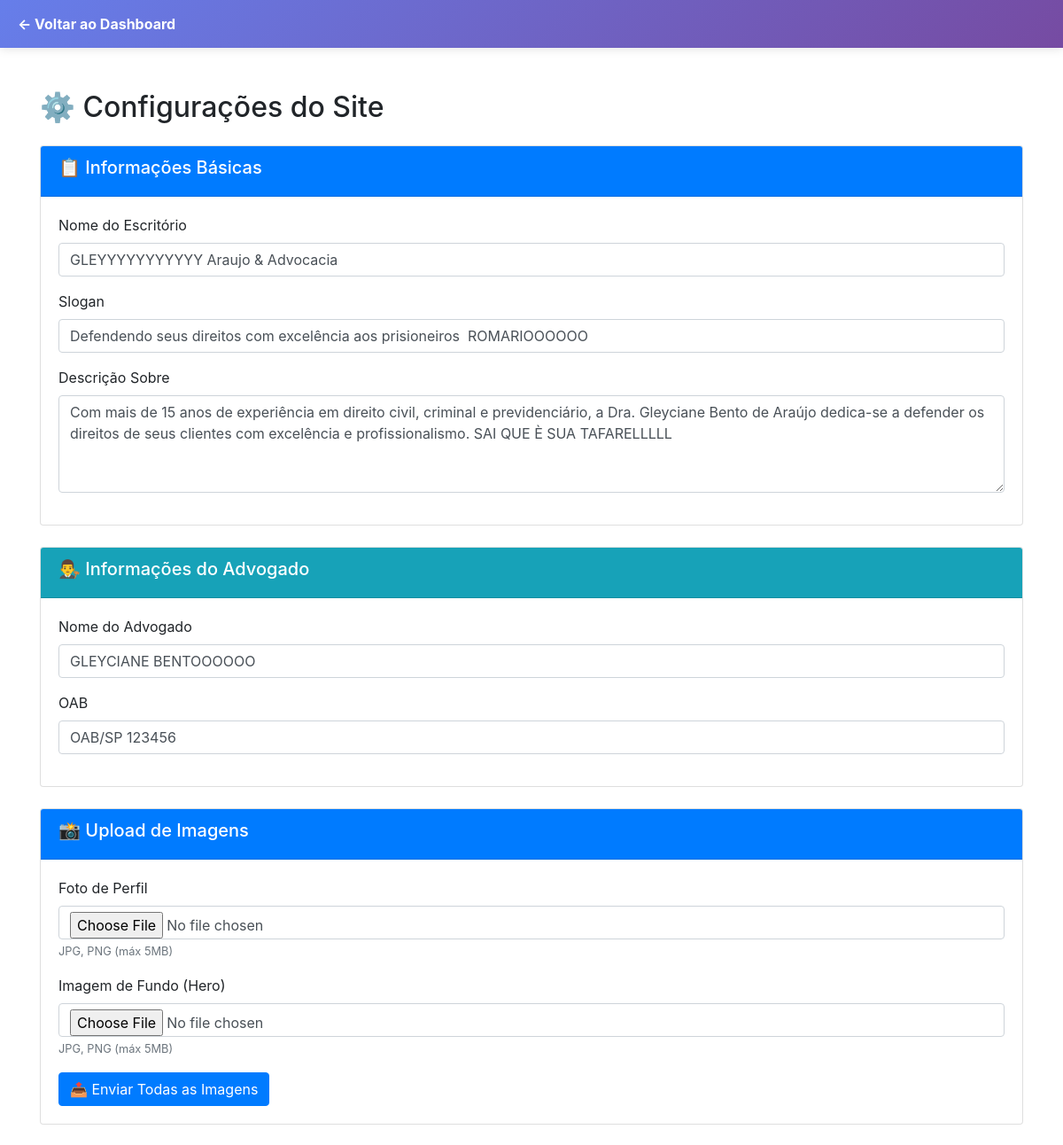
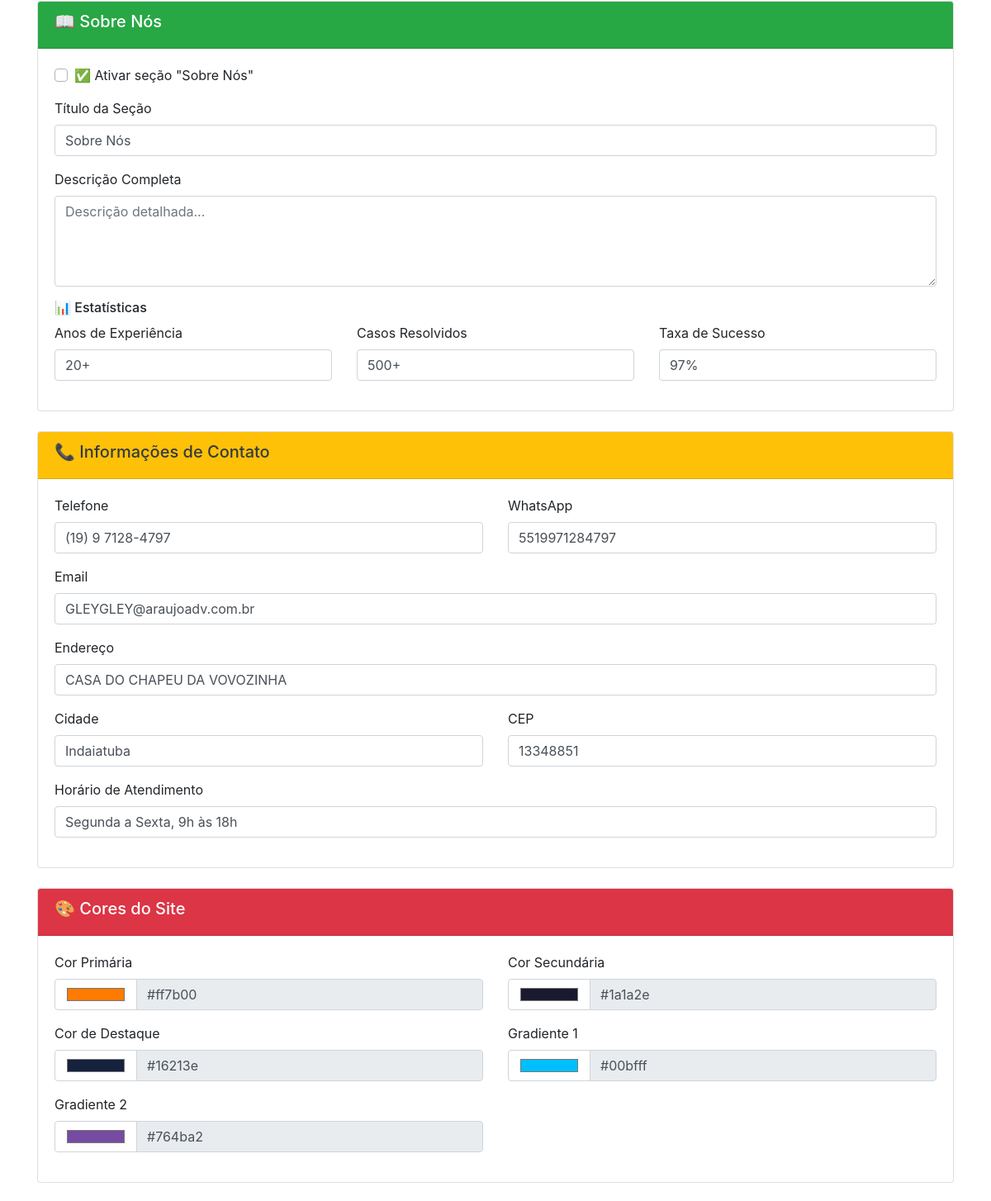
The app's page /admin/configuracoes (signed in, upper part), older data (2 pictures, top to bottom).
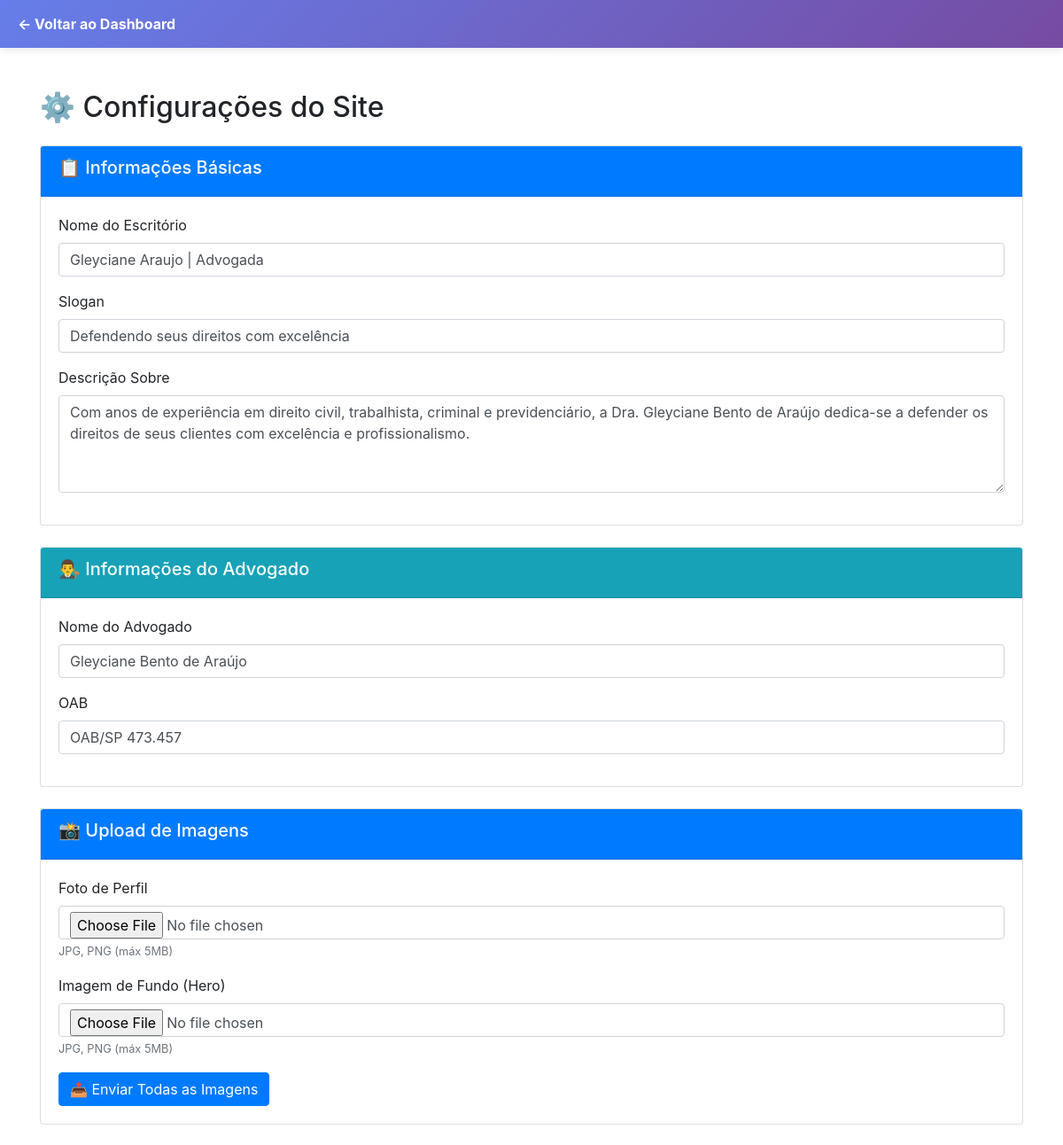
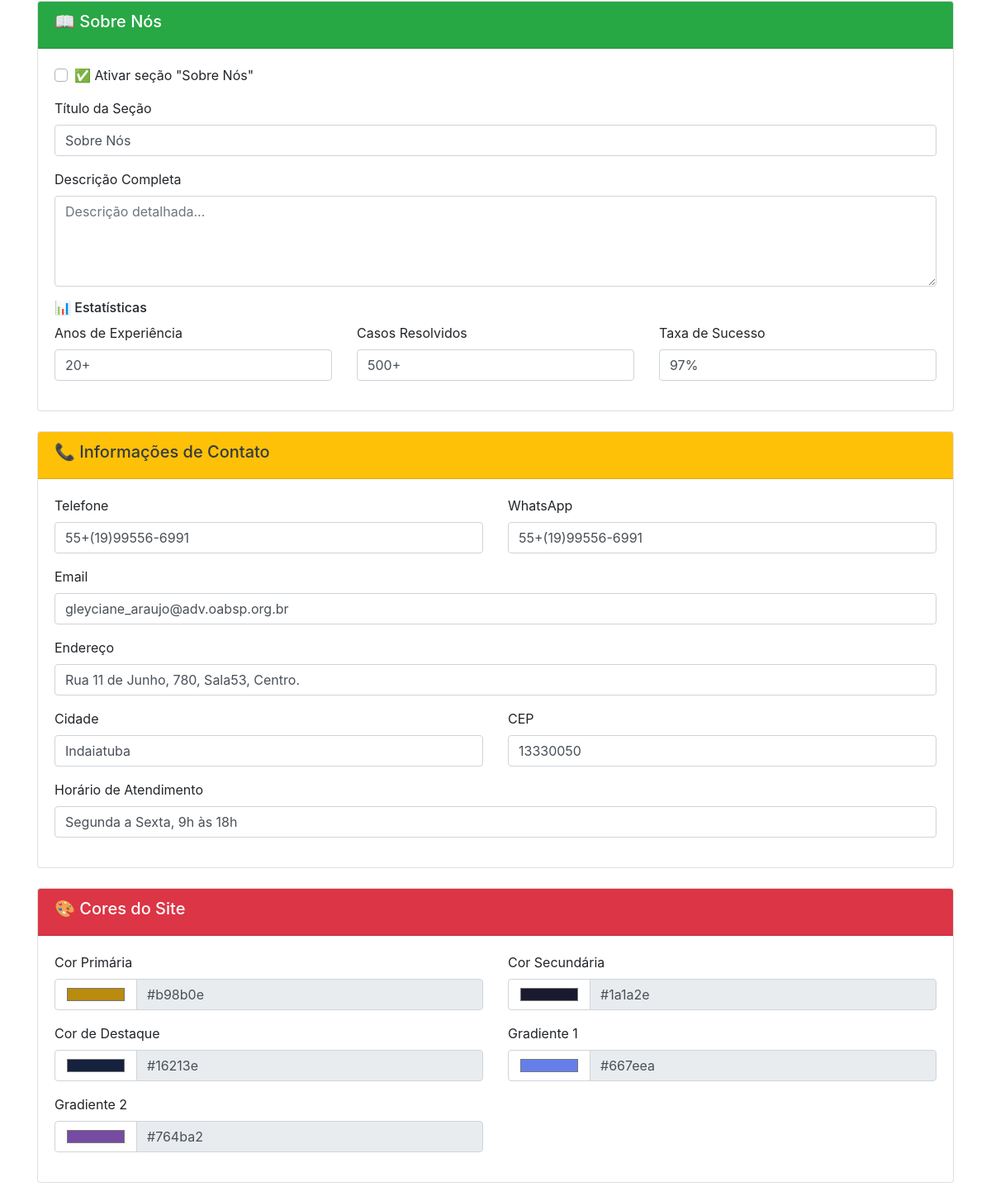
The same page, newer data (2 pictures, top to bottom).
### models.py (models this page shows)
class SiteConfig(db.Model):
    __tablename__ = 'site_config'
    id = db.Column(db.Integer, primary_key=True)
    nome_escritorio = db.Column(db.String(255), default='')
    slogan = db.Column(db.String(255), default='')
    descricao_sobre = db.Column(db.Text, default='')
    instagram = db.Column(db.String(255), default='')
    facebook = db.Column(db.String(255), default='')
    linkedin = db.Column(db.String(255), default='')
    youtube = db.Column(db.String(255), default='')
    whatsapp_link = db.Column(db.String(255), default='')
    tiktok = db.Column(db.String(255), default='')
    twitter = db.Column(db.String(255), default='')
    pinterest = db.Column(db.String(255), default='')
    telegram = db.Column(db.String(255), default='')
    github = db.Column(db.String(255), default='')
    snapchat = db.Column(db.String(255), default='')
    twitch = db.Column(db.String(255), default='')
    discord = db.Column(db.String(255), default='')
    reddit = db.Column(db.String(255), default='')
    medium = db.Column(db.String(255), default='')
    site_customizado_1_nome = db.Column(db.String(100), default='')
    site_customizado_1_url = db.Column(db.String(255), default='')
    site_customizado_2_nome = db.Column(db.String(100), default='')
    site_customizado_2_url = db.Column(db.String(255), default='')
    site_customizado_3_nome = db.Column(db.String(100), default='')
    site_customizado_3_url = db.Column(db.String(255), default='')
    atualizado_em = db.Column(db.DateTime, default=datetime.utcnow, onupdate=datetime.utcnow)
    nome_escritorio = db.Column(db.String(200), default="Silva & Associados Advocacia")
    slogan = db.Column(db.String(300), default="Defendendo seus direitos com excelência")
    descricao_sobre = db.Column(db.Text, default="")
    nome_advogado = db.Column(db.String(200), default="Dr. João Silva")
    oab = db.Column(db.String(100), default="OAB/SP 123.456")
    foto_perfil = db.Column(db.String(200), default="perfil.jpg")
    telefone = db.Column(db.String(50), default="(11) 98765-4321")
    whatsapp = db.Column(db.String(50), default="5511987654321")
    email = db.Column(db.String(100), default="contato@escritorio.com")
    endereco = db.Column(db.String(300), default="")
    cidade = db.Column(db.String(100), default="São Paulo - SP")
    cep = db.Column(db.String(20), default="")
    instagram = db.Column(db.String(200), default="")
    facebook = db.Column(db.String(200), default="")
    linkedin = db.Column(db.String(200), default="")
    youtube = db.Column(db.String(200), default="")
    whatsapp_link = db.Column(db.String(200), default="")
    imagem_fundo_hero = db.Column(db.String(200), default="hero-bg.jpg")
    cor_primaria = db.Column(db.String(20), default="#d4af37")
    cor_secundaria = db.Column(db.String(20), default="#1a1a2e")
    cor_destaque = db.Column(db.String(20), default="#16213e")
    cor_gradiente_1 = db.Column(db.String(20), default="#667eea")
    cor_gradiente_2 = db.Column(db.String(20), default="#764ba2")
    horario_atendimento = db.Column(db.String(100), default="Segunda a Sexta: 9h às 18h")
    tema_ativo = db.Column(db.String(50), default="moderno")
    n8n_webhook_url = db.Column(db.String(500), default="")
    criado_em = db.Column(db.DateTime, default=datetime.utcnow)
    atualizado_em = db.Column(db.DateTime, default=datetime.utcnow, onupdate=datetime.utcnow)

### app.py (the view, shortened to what this page needs)
@app.route('/admin/configuracoes', methods=['GET', 'POST'])
@login_required
def admin_config():
    config_site = SiteConfig.query.first()
    temas = Tema.query.all()
    icones_areas = ICONES_AREAS
    icones_redes = ICONES_REDES_SOCIAIS
    return render_template('admin/configuracoes.html', config=config_site, temas=temas, icones_areas=icones_areas, icones_redes=icones_redes)

### app.py (called while the page is built)
@login_manager.user_loader
def load_user(user_id):
    return User.query.get(int(user_id))

### templates/admin/configuracoes.html (shortened to what the changed rows need)
<!DOCTYPE html>
<html lang="pt-BR">
<head>
    <link rel="stylesheet" href="https://cdn.jsdelivr.net/npm/bootstrap@4.6.0/dist/css/bootstrap.min.css">
</head>
<body>
<div class="container mt-5 mb-5">
    <h2>⚙️ Configurações do Site</h2>
    <form method="POST" enctype="multipart/form-data" class="mt-4">
        <div class="card mb-4">
            <div class="card-body">
                <div class="form-group">
                    <label>Nome do Escritório</label>
                    <input type="text" name="nome_escritorio" class="form-control" value="{{ config.nome_escritorio }}" required>
                </div>
                <div class="form-group">
                    <label>Slogan</label>
                    <input type="text" name="slogan" class="form-control" value="{{ config.slogan }}">
                </div>
                <div class="form-group">
                    <label>Descrição Sobre</label>
                    <textarea name="descricao_sobre" class="form-control" rows="4">{{ config.descricao_sobre }}</textarea>
                </div>
            </div>
        </div>
        <div class="card mb-4">
            <div class="card-body">
                <div class="form-group">
                    <label>Nome do Advogado</label>
                    <input type="text" name="nome_advogado" class="form-control" value="{{ config.nome_advogado }}">
                </div>
                <div class="form-group">
                    <label>OAB</label>
                    <input type="text" name="oab" class="form-control" value="{{ config.oab }}">
                </div>
            </div>
        </div>
        <div class="card mb-4">
            <div class="card-body">
                <div class="row">
                    <div class="col-md-6">
                        <div class="form-group">
                            <label>Telefone</label>
                            <input type="text" name="telefone" class="form-control" value="{{ config.telefone }}">
                        </div>
                    </div>
                    <div class="col-md-6">
                        <div class="form-group">
                            <label>WhatsApp</label>
                            <input type="text" name="whatsapp" class="form-control" value="{{ config.whatsapp }}">
                        </div>
                    </div>
                </div>
                <div class="form-group">
                    <label>Email</label>
                    <input type="email" name="email" class="form-control" value="{{ config.email }}">
                </div>
                <div class="form-group">
                    <label>Endereço</label>
                    <input type="text" name="endereco" class="form-control" value="{{ config.endereco }}">
                </div>
                <div class="row">
                    <div class="col-md-6">
                        <div class="form-group">
                            <label>Cidade</label>
                            <input type="text" name="cidade" class="form-control" value="{{ config.cidade }}">
                        </div>
                    </div>
                    <div class="col-md-6">
                        <div class="form-group">
                            <label>CEP</label>
                            <input type="text" name="cep" class="form-control" value="{{ config.cep }}">
                        </div>
                    </div>
                </div>
                <div class="form-group">
                    <label>Horário de Atendimento</label>
                    <input type="text" name="horario_atendimento" class="form-control" value="{{ config.horario_atendimento }}">
                </div>
            </div>
        </div>
        <div class="card mb-4">
            <div class="card-body">
                <div class="row">
                    <div class="col-md-6">
                        <div class="form-group">
                            <div class="input-group">
                                <input type="color" name="cor_primaria" class="form-control" value="{{ config.cor_primaria }}" style="max-width: 100px;">
                                <input type="text" class="form-control" value="{{ config.cor_primaria }}" readonly>
                            </div>
                        </div>
                    </div>
                    <div class="col-md-6">
                        <div class="form-group">
                            <div class="input-group">
                                <input type="color" name="cor_secundaria" class="form-control" value="{{ config.cor_secundaria }}" style="max-width: 100px;">
                                <input type="text" class="form-control" value="{{ config.cor_secundaria }}" readonly>
                            </div>
                        </div>
                    </div>
                </div>
                <div class="row">
                    <div class="col-md-6">
                        <div class="form-group">
                            <div class="input-group">
                                <input type="color" name="cor_destaque" class="form-control" value="{{ config.cor_destaque }}" style="max-width: 100px;">
                                <input type="text" class="form-control" value="{{ config.cor_destaque }}" readonly>
                            </div>
                        </div>
                    </div>
                    <div class="col-md-6">
                        <div class="form-group">
                            <div class="input-group">
                                <input type="color" name="cor_gradiente_1" class="form-control" value="{{ config.cor_gradiente_1 }}" style="max-width: 100px;">
                                <input type="text" class="form-control" value="{{ config.cor_gradiente_1 }}" readonly>
                            </div>
                        </div>
                    </div>
                </div>
                <div class="row">
                    <div class="col-md-6">
                        <div class="form-group">
                            <div class="input-group">
                                <input type="color" name="cor_gradiente_2" class="form-control" value="{{ config.cor_gradiente_2 }}" style="max-width: 100px;">
                                <input type="text" class="form-control" value="{{ config.cor_gradiente_2 }}" readonly>
                            </div>
                        </div>
                    </div>
                </div>
            </div>
        </div>
    </form>
</div>
</body>
</html>

Row changes from the older to the newer data that the page shows:
changed SiteConfig "Indaiatuba": nome_escritorio "GLEYYYYYYYYYYY Araujo & Advocacia" → "Gleyciane Araujo | Advogada"; slogan "Defendendo seus direitos com excelência aos prisioneiros ROMARIOOOOOO" → "Defendendo seus direitos com excelência"; descricao_sobre "Com mais de 15 anos de experiência em direito civil, criminal e previdenciário, a Dra. Gleyciane Bento de Araújo dedica-se a defender os direitos de seus clientes com excelência e profissionalismo. SAI QUE È SUA TAFARELLLLL" → "Com anos de experiência em direito civil, trabalhista, criminal e previdenciário, a Dra. Gleyciane Bento de Araújo dedica-se a defender os direitos de seus clientes com excelência e profissionalismo."; nome_advogado "GLEYCIANE BENTOOOOOO" → "Gleyciane Bento de Araújo"; oab "OAB/SP 123456" → "OAB/SP 473.457"; telefone "(19) 9 7128-4797" → "55+(19)99556-6991"; whatsapp "5519971284797" → "55+(19)99556-6991"; email "GLEYGLEY@araujoadv.com.br" → "gleyciane_araujo@adv.oabsp.org.br"; endereco "CASA DO CHAPEU DA VOVOZINHA" → "Rua 11 de Junho, 780, Sala53, Centro."; cep "13348851" → "13330050"; cor_primaria "#ff7b00" → "#b98b0e"; cor_gradiente_1 "#00bfff" → "#667eea"
